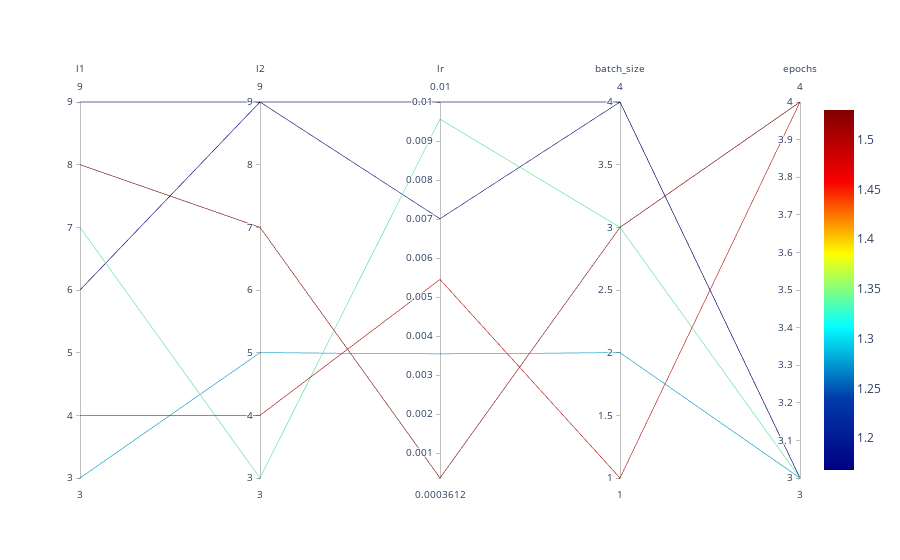

Write notebook code for a chart like this one.
### Markdown cell above
## Parallel Coordinates Plot

### Code cell
spot_tuner.parallel_plot()

### Figure 1 — Plotly figure (JSON) as saved in the notebook; plotly's stock layout.template omitted (floating-point values rounded to 4 significant figures)
{"data": [{"dimensions": [{"label": "l1", "range": [3, 9], "values": [7, 4, 8, 3, 6, 9]}, {"label": "l2", "range": [3, 9], "values": [3, 4, 7, 5, 9, 9]}, {"label": "lr", "range": [0.0003612, 0.01], "values": [0.00956, 0.005451, 0.0003612, 0.003543, 0.007007, 0.01]}, {"label": "batch_size", "range": [1, 4], "values": [3, 1, 3, 2, 4, 4]}, {"label": "epochs", "range": [3, 4], "values": [3, 4, 4, 3, 3, 3]}], "line": {"cmax": 1.53, "cmin": 1.168, "color": [1.338, 1.488, 1.53, 1.284, 1.171, 1.168], "colorscale": [[0, "rgb(0,0,131)"], [0.2, "rgb(0,60,170)"], [0.4, "rgb(5,255,255)"], [0.6, "rgb(255,255,0)"], [0.8, "rgb(250,0,0)"], [1, "rgb(128,0,0)"]], "showscale": true}, "type": "parcoords"}], "layout": {}}
